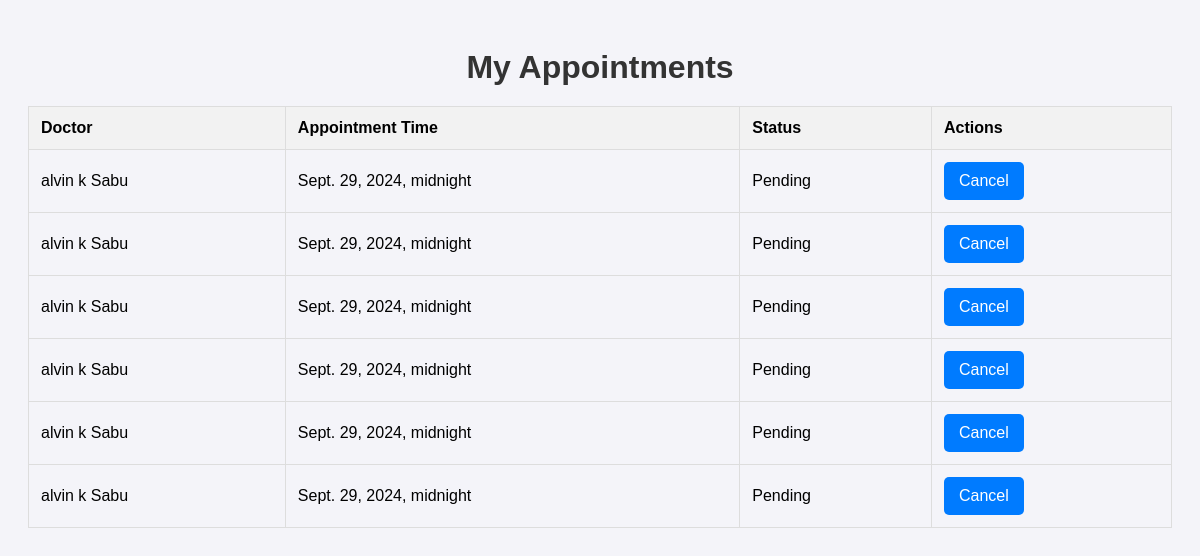
The app's page /my-appointments/ (signed in) with its own data.
### myapp/models.py (models this page shows, shortened)
class Appointment(models.Model):
    user = models.ForeignKey(User, on_delete=models.CASCADE)
    doctor = models.ForeignKey(Doctor, on_delete=models.CASCADE)
    availability = models.ForeignKey(DoctorAvailability, on_delete=models.CASCADE)
    status = models.CharField(max_length=20, default='Pending')
    appointment_time = models.DateTimeField()

class Doctor(models.Model):
    SPECIALIZATION_CHOICES = [
        ('general', 'General Physician'),
        ('cardiologist', 'Cardiologist'),
        ('dermatologist', 'Dermatologist'),
    ]
    name = models.CharField(max_length=100)
    specialization = models.CharField(max_length=50, choices=SPECIALIZATION_CHOICES)
    description = models.TextField()
    video_call_link = models.URLField()  # Link for the video call

### myapp/views.py (the view)
# urls.py: path('my-appointments/', views.user_appointment_list, name='user_appointment_list'),
@login_required
def user_appointment_list(request):
    appointments = Appointment.objects.filter(user=request.user).order_by('-appointment_time')
    return render(request, 'user_appointment_list.html', {'appointments': appointments})

### myapp/templates/user_appointment_list.html (shortened to what this page needs)
<!DOCTYPE html>
<html lang="en">
<head>
</head>
<body>
    <h1>My Appointments</h1>
    <table>
        <thead>
            <tr>
                <th>Doctor</th>
                <th>Appointment Time</th>
                <th>Status</th>
                <th>Actions</th>
            </tr>
        </thead>
        <tbody>
            {% for appointment in appointments %}
            <tr>
                <td>{{ appointment.doctor.name }}</td>
                <td>{{ appointment.appointment_time }}</td>
                <td>{{ appointment.status }}</td>
                <td>
                    {% if appointment.status != 'Cancelled' %}
                    <a href="{% url 'cancel_appointment' appointment.id %}" class="btn">Cancel</a>
                    {% else %}
                    <span class="btn" style="background-color: #ccc;">Cancelled</span>
                    {% endif %}
                </td>
            </tr>
            {% empty %}
            <tr>
                <td colspan="4">No appointments found.</td>
            </tr>
            {% endfor %}
        </tbody>
    </table>
</body>
</html>

### myapp/templates/user_appointment_list.html (style rules this page uses)
body { font-family: Arial, sans-serif; background-color: #f4f4f9; padding: 20px; }
table { width: 100%; border-collapse: collapse; margin-bottom: 20px; }
table, th, td { border: 1px solid #ddd; }
th, td { padding: 12px; text-align: left; }
th { background-color: #f2f2f2; }
h1 { color: #333; text-align: center; margin-bottom: 20px; }
.btn { padding: 10px 15px; background-color: #007bff; color: white; border: none; border-radius: 5px; text-decoration: none; display: inline-block; }

### records on screen
Appointment: doctor.name "alvin k Sabu", appointment_time "Sept. 29, 2024, midnight", status "Pending", shows "Cancel"
Appointment: doctor.name "alvin k Sabu", appointment_time "Sept. 29, 2024, midnight", status "Pending", shows "Cancel"
Appointment: doctor.name "alvin k Sabu", appointment_time "Sept. 29, 2024, midnight", status "Pending", shows "Cancel"
Appointment: doctor.name "alvin k Sabu", appointment_time "Sept. 29, 2024, midnight", status "Pending", shows "Cancel"
Appointment: doctor.name "alvin k Sabu", appointment_time "Sept. 29, 2024, midnight", status "Pending", shows "Cancel"
Appointment: doctor.name "alvin k Sabu", appointment_time "Sept. 29, 2024, midnight", status "Pending", shows "Cancel"
